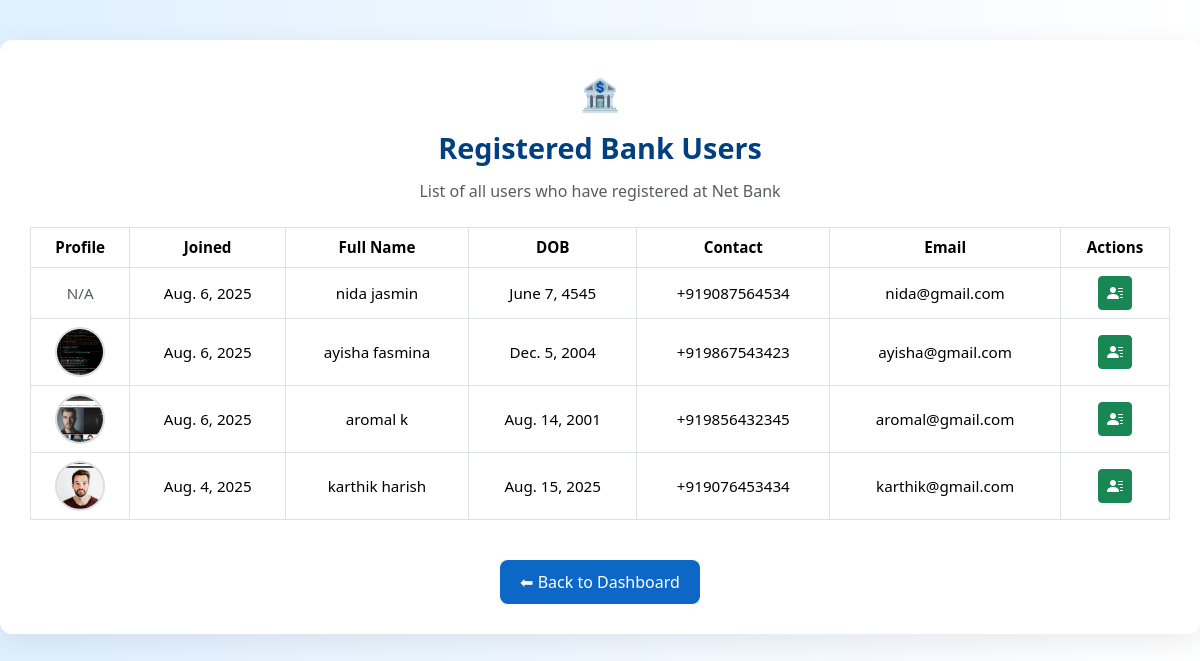
Before: /users/ with the older database file.
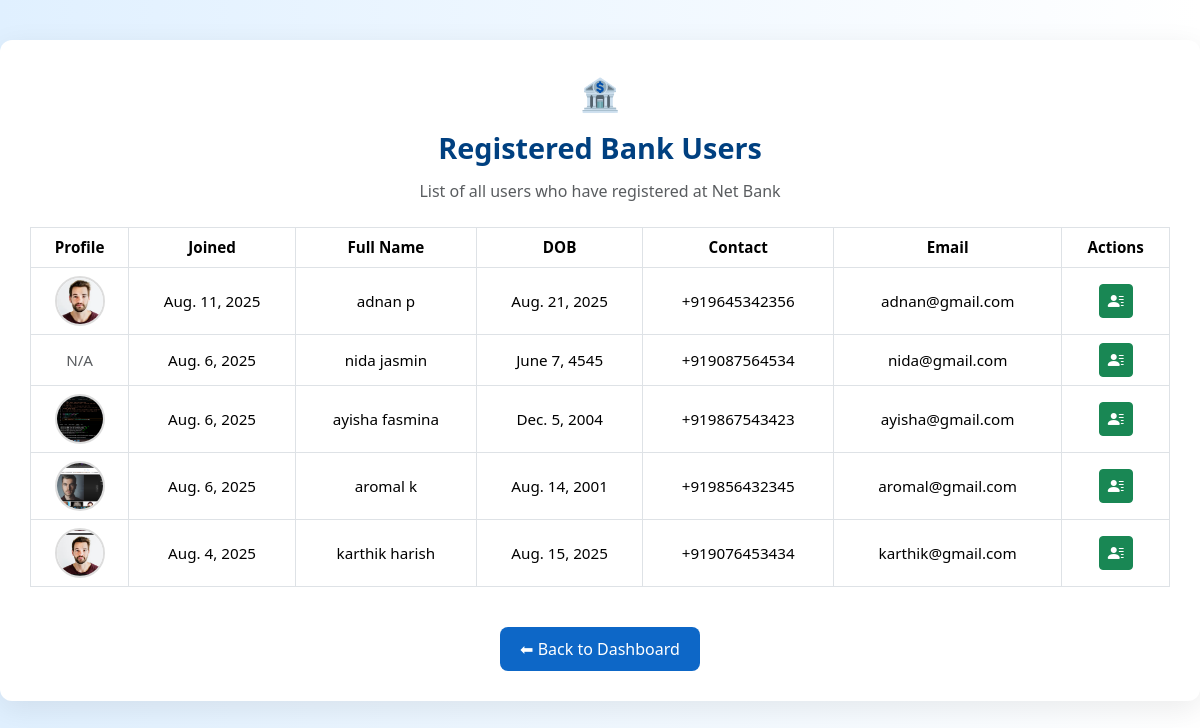
After: the same page with the newer database file.
### api/models.py (models this page shows, shortened)
class BankUser(models.Model):
    date = models.DateField(default=date.today)
    first_name = models.CharField(max_length=20)
    last_name = models.CharField(max_length=20)
    dob = models.DateField()
    account_number = models.CharField(
        max_length=12,
        unique=True,
        validators=[RegexValidator(r'^\d{10,12}$', 'Account number must be 12 digits')]
    )
    branch = models.CharField(max_length=50)
    ifsc = models.CharField(
        max_length=11,
        validators=[RegexValidator(
            r'^[A-Z]{4}0[A-Z0-9]{6}$',
            'Invalid IFSC. Format: 4 letters, 0, then 6 alphanumerics (e.g., SBIN0001234)'
        )]
    )
    aadhaar_number = models.CharField(
        max_length=12,
        validators=[RegexValidator(r'^\d{12}$', 'Aadhaar must be a 12-digit number')]
    )
    Contact_number = models.CharField(
        max_length=13,
        validators=[RegexValidator(r'^\+91\d{10}$', 'Mobile must be +91 followed by 10 digits')]
    )
    email = models.EmailField(validators=[EmailValidator('Enter a valid email address')])
    card_number = models.CharField(
        max_length=16,
        validators=[RegexValidator(r'^\d{16}$', 'Card number must be exactly 16 digits')]
    )
    card_pin = models.CharField(
        max_length=6,
        validators=[
            RegexValidator(r'^\d+$', 'PIN must be numeric only'),
            MinLengthValidator(4, message="PIN must be at least 4 digits"),
            MaxLengthValidator(6, message="PIN can be at most 6 digits"),
        ]
    )
    photo = models.ImageField(upload_to='user_photos/', null=True, blank=True)
    balance = models.DecimalField(max_digits=12, decimal_places=2, default=0.00)
    pin = models.CharField(max_length=6,default='0000')
    class Meta:
        db_table = 'bankuser'
    class Meta:
        db_table = 'bankuser'

### api/views.py (the view)
# urls.py: path('users/', views.user_list, name='user_list'),
def user_list(request):
    users = BankUser.objects.all().order_by('-id')
    return render(request, 'user_list.html', {'users': users})

### api/templates/user_list.html (shortened to what this page needs)
{% load static %}
<!DOCTYPE html>
<html lang="en">
<head>
  <link href="https://cdn.jsdelivr.net/npm/bootstrap@5.3.2/dist/css/bootstrap.min.css" rel="stylesheet">
  <link rel="stylesheet" href="https://cdn.jsdelivr.net/npm/bootstrap-icons@1.10.5/font/bootstrap-icons.css">
</head>
<body>
<div class="container">
  <div class="text-center mb-4">
    <div class="header-icon mb-2">🏦</div>
    <div class="page-title">Registered Bank Users</div>
    <p class="text-muted">List of all users who have registered at Net Bank</p>
  </div>
  <div class="table-responsive">
    <table class="table table-bordered table-hover align-middle">
      <thead>
        <tr>
          <th>Profile</th>
          <th>Joined</th>
          <th>Full Name</th>
          <th>DOB</th>
          <th>Contact</th>
          <th>Email</th>
          <th>Actions</th>
        </tr>
      </thead>
      <tbody>
        {% for user in users %}
          <tr>
            <td>
              {% if user.photo %}
                <img src="{{ user.photo.url }}" class="user-photo" alt="User Photo">
              {% else %}
                <span class="text-muted">N/A</span>
              {% endif %}
            </td>
            <td>{{ user.date }}</td>
            <td>{{ user.first_name }} {{ user.last_name }}</td>
            <td>{{ user.dob }}</td>
            <td>{{ user.Contact_number }}</td>
            <td>{{ user.email }}</td>
            <td>
  <a href="{% url 'user_profile' user.id %}" class="btn btn-sm btn-success" title="Profile">
    <i class="bi bi-person-lines-fill"></i>
  </a>
</td>
          </tr>
        {% empty %}
          <tr>
            <td colspan="7" class="text-center text-danger fw-bold">No users registered yet.</td>
          </tr>
        {% endfor %}
      </tbody>
    </table>
  </div>
  <div class="text-center mt-4">
    <a href="{% url 'dashboard' %}" class="btn btn-back">⬅ Back to Dashboard</a>
  </div>
</div>
</body>
</html>

Changed rows visible on the page:
added BankUser: photo (picture), date "Aug. 11, 2025", first_name "adnan", last_name "p", dob "Aug. 21, 2025", Contact_number "+919645342356", email "adnan@gmail.com"
